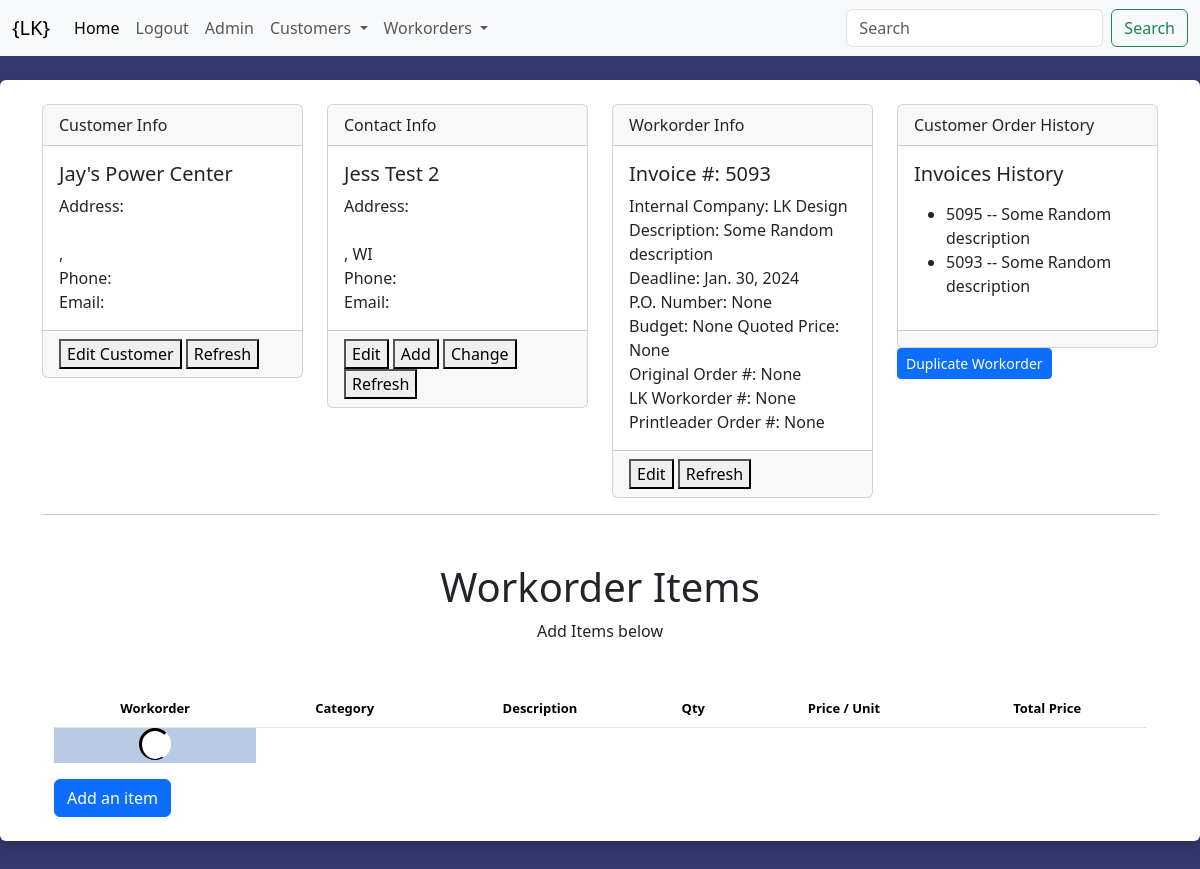
The app's page /workorders/workorders/5093 (signed in) with its own data.
### customers/models.py (models this page shows, shortened)
class Customer(models.Model):
    company_name = models.CharField('Company Name', max_length=100, blank=True, null=False)
    first_name = models.CharField('First Name', max_length=100, blank=True, null=False)
    last_name = models.CharField('Last Name', max_length=100, blank=True, null=False)
    address1 = models.CharField('Address 1', max_length=100, blank=True, null=False)
    address2 = models.CharField('Adddress 2', max_length=100, blank=True, null=False)
    city = models.CharField('City', max_length=100, blank=True, null=False)
    state = models.CharField('State', max_length=100, blank = True, null=False)
    zipcode = models.CharField('Zipcode', max_length=100, blank=True, null=False)
    phone1 = models.CharField('Phone 1', max_length=100, blank=True, null=False)
    phone2 = models.CharField('Phone 2', max_length=100, blank=True, null=False)
    email = models.EmailField('Email', max_length=100, blank=True, null=False)
    website = models.URLField('Website', max_length=100, blank=True, null=False)
    po_number = models.CharField('PO Number', max_length=100, blank=True, null=False)
    created = models.DateTimeField(auto_now_add=True, blank=False, null=False)
    updated = models.DateTimeField(auto_now = True, blank=False, null=False)
    active = models.BooleanField(default=True)

class Contact(models.Model):
    customer = models.ForeignKey(Customer, blank=False, null=False, on_delete=models.CASCADE, related_name='contacts')
    fname = models.CharField('First Name', max_length=100, blank=False, null=False)
    lname = models.CharField('Last Name', max_length=100, blank=True, null=False)
    address1 = models.CharField('Address 1', max_length=100, blank=True, null=False)
    address2 = models.CharField('Adddress 2', max_length=100, blank=True, null=False)
    city = models.CharField('City', max_length=100, blank=True, null=False)
    state = models.CharField('State', max_length=100, blank = True, null=False)
    zipcode = models.CharField('Zipcode', max_length=100, blank=True, null=False)
    phone1 = models.CharField('Phone', max_length=100, blank=True, null=False)
    email = models.EmailField('Email', max_length=100, blank=True, null=False)
    created = models.DateTimeField(auto_now_add=True, blank=False, null=False)
    updated = models.DateTimeField(auto_now = True, blank=False, null=False)

### workorders/models.py (models this page shows, shortened)
class Workorder(models.Model):
    customer = models.ForeignKey(Customer, blank=False, null=False, on_delete=models.CASCADE, related_name='workorders')
    contact = models.ForeignKey(Contact, blank=True, null=True, on_delete=models.SET_NULL)
    hr_customer = models.CharField('Customer Name', max_length=100, blank=True, null=True,)
    hr_contact = models.CharField('Contact Name', max_length=100, blank=True, null=True,)
    workorder = models.CharField('Workorder', max_length=100, blank=False, null=False, unique=True)
    internal_company = models.CharField('Internal Company', choices=[('LK Design', 'LK Design'), ('Krueger Printing', 'Krueger Printing')], max_length=100, blank=False, null=False)
    description = models.CharField('Description', max_length=100, blank=True, null=True)
    deadline = models.DateField('Deadline', blank=True, null=True)
    po_number = models.CharField('PO Number', max_length=100, blank=True, null=True)
    budget = models.CharField('Budget', max_length=100, blank=True, null=True)
    quoted_price = models.CharField('Quoted Price', max_length=100, blank=True, null=True)
    original_order = models.CharField('Original Order', max_length=100, blank=True, null=True)
    lk_workorder = models.CharField('LK Workorder', max_length=100, blank=True, null=True)
    printleader_workorder = models.CharField('Printleader', max_length=100, blank=True, null=True)
    billed = models.BooleanField('Billed', blank=False, null=False, default=False)
    def get_history_url(self):
        return reverse("workorders:history_overview", kwargs={"id": self.workorder})

### workorders/views.py (the view)
# urls.py: path("workorders/<int:id>", overview, name='overview'),
def overview(request, id=None):
    workorder = Workorder.objects.get(workorder=id)
    customer = Customer.objects.get(id=workorder.customer_id)
    if workorder.contact_id:
        contact = Contact.objects.get(id=workorder.contact_id)
    else:
        contact = ''
    history = Workorder.objects.filter(customer_id=customer).order_by("-workorder")[:10]
    workid = workorder.id
    categories = Category.objects.all().distinct()
    context = {
            'workid': workid,
            'workorder': workorder,
            'customer': customer,
            'contact': contact,
            'history': history,
            'categories':categories,
        }
    return render(request, "workorders/overview.html", context)

### templates/workorders/overview.html (shortened to what this page needs)
{% extends "base.html" %}
{% load crispy_forms_tags %}
{% block content %}
<div class="row">
  <div class="col-md-3 mb-sm-0">
      <div class="card">
          <div class="card-header">
          Customer Info
          </div>
          <div class="card-body" id="custinfo" hx-trigger="CustomerEdit from:body" hx-target="this" >
              {% include 'customers/partials/customer_info.html' %}
          </div>
          <div class="card-footer">
              <button hx-get="{% url 'customers:edit_customer' %}?customer={{ customer.id }}" hx-target="#dialog">Edit Customer</button>
              <button hx-get="{% url 'customers:cust_info' %}?customer={{ customer.id }}" hx-target="#custinfo">Refresh</button>
          </div>
      </div>
  </div>
  <div class="col-md-3">
      <div class="card">
          <div class="card-header">
          Contact Info
          </div>
              <div class="card-body" id="contactinfo">
                {% include 'customers/partials/contact_info.html' %}
              </div>
              <div class="card-footer">
                <button hx-get="{% url 'customers:edit_contact' %}?contact={{ contact.id }}&customer={{ customer.id }}&workorder={{ workorder.id }}" hx-target="#dialog">Edit</button>
                <button hx-get="{% url 'customers:new_contact' %}?customer={{ customer.id }}&workorder={{ workorder.id }}" hx-target="#dialog">Add</button>
                <button hx-get="{% url 'customers:change_contact' %}?customer={{ customer.id }}&workorder={{ workorder.id }}" hx-target="#dialog">Change</button>
                <button hx-get="{% url 'customers:contact_info' %}?workorder={{ workorder.id }}" hx-target="#contactinfo">Refresh</button>
              </div>
      </div>
  </div>
  <div class="col-md-3">
      <div class="card">
          <div class="card-header">
          Workorder Info
          </div>
          <div class="card-body" id="workorderinfo">
            {% include 'workorders/partials/workorder_info.html' %}
          </div>
          <div class="card-footer">
            <button hx-get="{% url 'workorders:edit_workorder' %}?workorder={{ workorder.id }}" hx-target="#dialog">Edit</button>
            <button hx-get="{% url 'workorders:workorder_info' %}?workorder={{ workorder.id }}" hx-target="#workorderinfo">Refresh</button>
          </div>
      </div>
  </div>
  <div class="col-md-3">
      <div class="card">
          <div class="card-header">
          Customer Order History
          </div>
          <div class="card-body">
            {% include 'workorders/partials/workorder_history.html' %}
          </div>
          <div class="card-footer"></div>
      </div>
      <a href="{% url 'workorders:copy_workorder' id=workid %}" class="btn btn-primary btn-sm" role="button">Duplicate Workorder</a>
  </div>
</div>
<hr>
<div class="container">
  <div class="px-5 my-5 text-center">
    <h1>Workorder Items</h1>
    <p>Add Items below</p>
  </div>
  <table class="table">
    <thead>
      <tr>
        <th>Workorder</th>
        <th>Category</th>
        <th>Description</th>
        <th>Qty</th>
        <th>Price / Unit</th>
        <th>Total Price</th>
      </tr>
    </thead>
    <tbody hx-trigger="load, itemListChanged from:body" hx-get="{% url 'workorders:workorder_item_list' id=workid %}" hx-target="this">
      <tr>
        <td class="spinner-border" role="status">
        </td>
      </tr>
    </tbody>
  </table>
  <button hx-get="{% url 'workorders:add_item' parent_id=workid %}" hx-target="#dialog" class="btn btn-primary">
  Add an item
  </button>
{% endblock content %}

### templates/customers/partials/customer_info.html
<h5 class="card-title">{% if customer.company_name %}{{ customer.company_name }}</h5>
            <p class="card-text">
                Address: {{ customer.address1 }} <br/>
                {% if customer.address2 %}{{customer.address2}}{% endif %}<br/>
                {{ customer.city }}, {{customer.state}} {{customer.zipcode }}<br/>
                Phone: {{ customer.phone1 }}<br/>
                Email: {{ customer.email }}<br/>
                {% endif %}

### templates/customers/partials/contact_info.html
<h5 class="card-title">{% if contact %}{{ contact.fname}} {% if contact.lname %}{{contact.lname }}{% endif %}</h5>
              <p class="card-text">
                  Address: {{ contact.address1 }} <br/>
                  {% if contact.address2 %}{{contact.address2}}{% endif %}<br/>
                  {{ contact.city }}, {{contact.state}} {{contact.zipcode }}<br/>
                  Phone: {{ contact.phone1 }}<br/>
                  Email: {{ contact.email }}<br/>
                  {% endif %}

### templates/workorders/partials/workorder_info.html
<h5 class="card-title">Invoice #: {{ workorder.workorder }}</h5>
              <p class="card-text">
                      Internal Company: {{ workorder.internal_company }}<br/>
                      Description: {{ workorder.description }}<br/>
                      Deadline: {{ workorder.deadline }}<br/>
                      P.O. Number: {{ workorder.po_number }}<br/>
                      Budget: {{ workorder.budget }} Quoted Price: {{ workorder.quoted_price }}<br/>
                      Original Order #: {{ workorder.original_order }}<br/>
                      LK Workorder #: {{ workorder.lk_workorder }}<br/>
                      Printleader Order #: {{ workorder.printleader_workorder }}

### templates/workorders/partials/workorder_history.html
<h5 class="card-title">Invoices History</h5>
<p class="card-text">
<ul>
    {% for x in  history %}
    <li><a hx-get='{{ x.get_history_url }}' hx-target='#dialog2'>{{ x.workorder }} -- {{ x.description }}</a></li>
    {% endfor %}
    </ul>

### static/css/stylesheet.css (style rules this page uses)
.table { font-size: 13px; text-align: center; width: 95%; margin: auto; text-align: center; }
.table tr:nth-child(odd) { background: #B8CAE4 }

### templates/base.html (style rules this page uses)
body { background: #32396e; }

### records on screen
Customer: company_name "Jay's Power Center"
Contact: fname "Jess", lname "Test 2", state "WI"
Workorder: workorder "5093", internal_company "LK Design", description "Some Random description", deadline "Jan. 30, 2024", po_number "None", budget "None", quoted_price "None", original_order "None", lk_workorder "None", printleader_workorder "None"
Workorder: workorder "5095", description "Some Random description"
